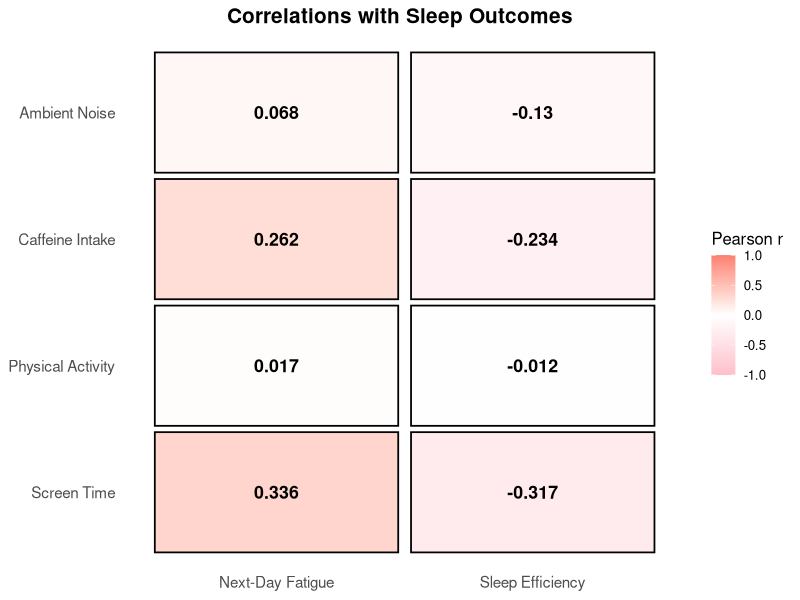
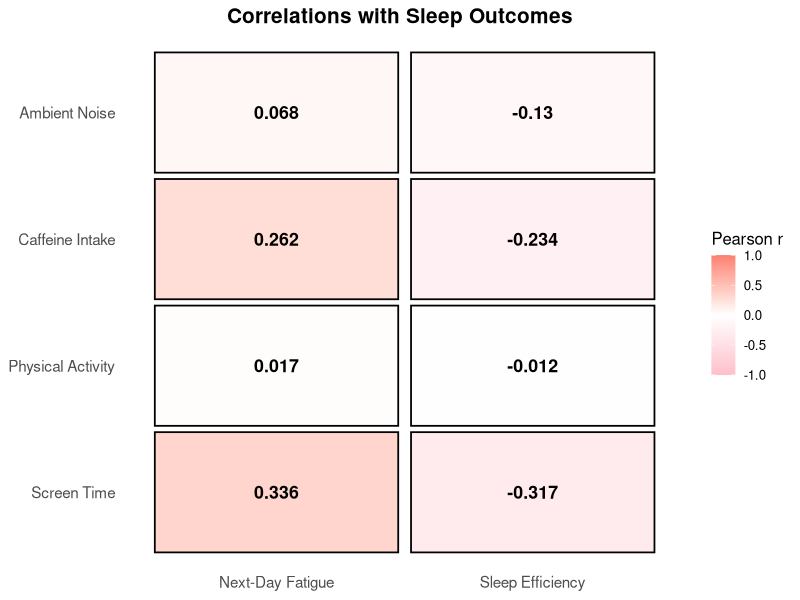
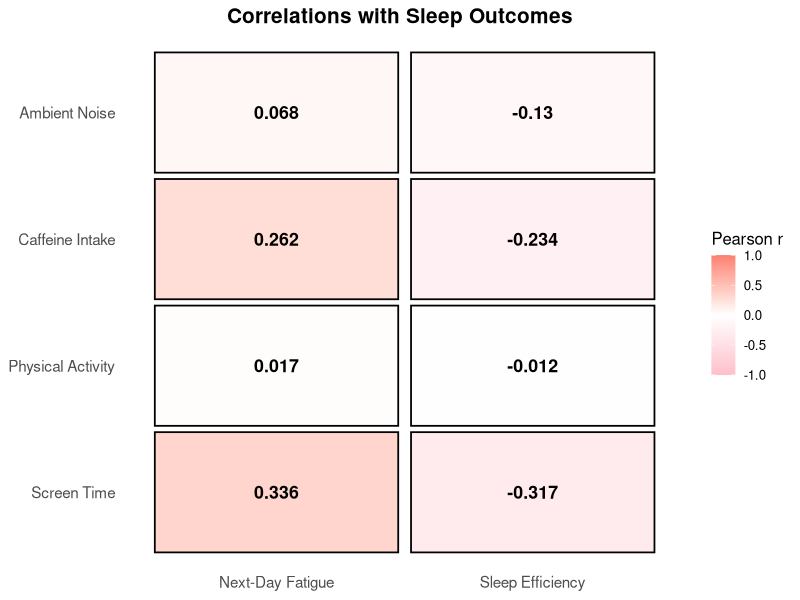

Recreate these plots in R, in order.
library(tidyverse)
library(ggplot2)

# Load cleaned dataset
sleep_data_cleaned <- read_csv(
  "cleaned_sleep_data.csv",
  show_col_types = FALSE
)

# Independent variables
variables <- c(
  "ambient_noise_db",
  "caffeine_intake_mg",
  "physical_activity_min",
  "screen_time_before_bed_min"
)

# Calculate correlations for both outcomes
correlation_data <- data.frame(
  variable = rep(
    c(
      "Ambient Noise",
      "Caffeine Intake",
      "Physical Activity",
      "Screen Time"
    ),
    each = 2
  ),
  outcome = rep(
    c("Next-Day Fatigue", "Sleep Efficiency"),
    times = 4
  ),
  correlation = c(
    cor(sleep_data_cleaned$ambient_noise_db,
        sleep_data_cleaned$next_day_fatigue_score,
        use = "complete.obs"),
    cor(sleep_data_cleaned$ambient_noise_db,
        sleep_data_cleaned$sleep_efficiency_pct,
        use = "complete.obs"),
    
    cor(sleep_data_cleaned$caffeine_intake_mg,
        sleep_data_cleaned$next_day_fatigue_score,
        use = "complete.obs"),
    cor(sleep_data_cleaned$caffeine_intake_mg,
        sleep_data_cleaned$sleep_efficiency_pct,
        use = "complete.obs"),
    
    cor(sleep_data_cleaned$physical_activity_min,
        sleep_data_cleaned$next_day_fatigue_score,
        use = "complete.obs"),
    cor(sleep_data_cleaned$physical_activity_min,
        sleep_data_cleaned$sleep_efficiency_pct,
        use = "complete.obs"),
    
    cor(sleep_data_cleaned$screen_time_before_bed_min,
        sleep_data_cleaned$next_day_fatigue_score,
        use = "complete.obs"),
    cor(sleep_data_cleaned$screen_time_before_bed_min,
        sleep_data_cleaned$sleep_efficiency_pct,
        use = "complete.obs")
  )
)

# Set display order
correlation_data$variable <- factor(
  correlation_data$variable,
  levels = rev(c(
    "Ambient Noise",
    "Caffeine Intake",
    "Physical Activity",
    "Screen Time"
  ))
)

# Create heatmap
heatmap_graph <- ggplot(
  correlation_data,
  aes(x = outcome, y = variable, fill = correlation)
) +
  geom_tile(
    color = "black",
    linewidth = 0.6,
    width = 0.95,
    height = 0.95
  ) +
  geom_text(
    aes(label = round(correlation, 3)),
    size = 4.5,
    fontface = "bold"
  ) +
  scale_fill_gradient2(
    low = "pink",
    mid = "white",
    high = "salmon",
    midpoint = 0,
    limits = c(-1, 1),
    name = "Pearson r"
  ) +
  labs(
    title = "Correlations with Sleep Outcomes",
    x = NULL,
    y = NULL
  ) +
  theme_minimal(base_size = 12) +
  theme(
    plot.title = element_text(
      size = 15,
      face = "bold",
      hjust = 0.5
    ),
    plot.title.position="plot",
    panel.grid = element_blank(),
    axis.text = element_text(size = 11)
  )

ggsave(
  "sleep_correlation_heatmap.png",
  plot = heatmap_graph,
  width = 8,
  height = 4,
  dpi = 300
)
# Display
print(heatmap_graph)

# Save for report
ggsave(
  "sleep_correlation_heatmap.png",
  plot = heatmap_graph,
  width = 8,
  height = 4,
  dpi = 300
)
